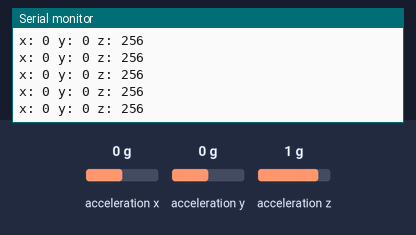
Simulated run of this sketch. Board: Arduino Uno, built with avr-gcc and run on an emulated ATmega328P. On the bench: the last lines printed to the serial monitor. Wiring (inferred from the names in the program): ADXL345 accelerometer at I2C address 0x53. The inputs (shaded band) are chosen by the test bench; at power-on: acceleration x 0 g, acceleration y 0 g, acceleration z 1 g.

Above: at 1.2 s.
1.3 s: acceleration x set to -1.4 g
At 2.4 s:
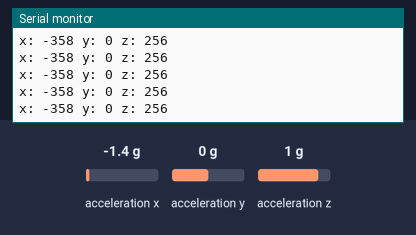
2.8 s: acceleration y set to -1.4 g
At 3.4 s:
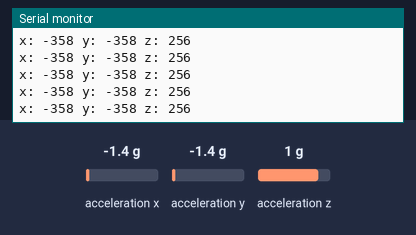
5.8 s: acceleration z set to -1.4 g
At 6.4 s:
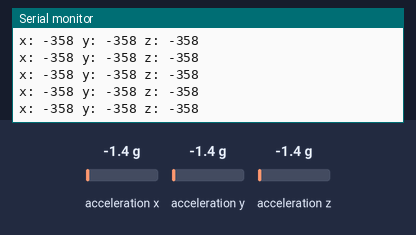

Measured:
- after the input at 1.3 s, the serial monitor: prints a new line at once (image 1)
- after the input at 2.8 s, the serial monitor: prints a new line at once (image 2)
- after the input at 5.8 s, the serial monitor: prints a new line at once (image 3)

The sketch:

ADXL345_bare.ino
```cpp
// (licence header left out)
// Cabling for i2c using Sparkfun breakout with an Arduino Uno / Duemilanove:
// Arduino <-> Breakout board
// Gnd      -  GND
// 3.3v     -  VCC
// 3.3v     -  CS
// Analog 4 -  SDA
// Analog 5 -  SLC

// Cabling for i2c using Sparkfun breakout with an Arduino Mega / Mega ADK:
// Arduino <-> Breakout board
// Gnd      -  GND
// 3.3v     -  VCC
// 3.3v     -  CS
// 20       -  SDA
// 21       -  SLC

#include <Wire.h>

#define DEVICE (0x53) // Device address as specified in data sheet

byte _buff[6];

char POWER_CTL = 0x2D;        //Power Control Register
char DATA_FORMAT = 0x31;
char DATAX0 = 0x32;        //X-Axis Data 0
char DATAX1 = 0x33;        //X-Axis Data 1
char DATAY0 = 0x34;        //Y-Axis Data 0
char DATAY1 = 0x35;        //Y-Axis Data 1
char DATAZ0 = 0x36;        //Z-Axis Data 0
char DATAZ1 = 0x37;        //Z-Axis Data 1

char INT_SOURCE = 0x30;    // GET INTERUBTS
uint8_t dataRDY = 7;        // Data ready bit (on INT_SOURCE)

void setup()
{
  Wire.begin();        // join i2c bus (address optional for master)
  Serial.begin(57000);  // start serial for output. Make sure you set your Serial Monitor to the same!
  Serial.print("init");

  //Put the ADXL345 into +/- 4G range by writing the value 0x01 to the DATA_FORMAT register.
  //Put the ADXL345 into +/- 2G range by writing the value 0x00 to the DATA_FORMAT register.
  writeTo(DATA_FORMAT, 0x00);

  //Put the ADXL345 into Measurement Mode by writing 0x08 to the POWER_CTL register.
  writeTo(POWER_CTL, 0x08);
}

void loop()
{
  readAccel(); // read the x/y/z tilt
  delay(10); // read 100 Hz
}

void readAccel() {
  uint8_t howManyBytesToRead = 6;

//  readFrom( INT_SOURCE, 1, _buff);
//  Serial.print("INT: ");
//  Serial.println( bitRead(_buff[0], dataRDY));
// HAS BEEN CHECKED ALWAYS READY AT 100 Hz read.


  readFrom( DATAX0, howManyBytesToRead, _buff); //read the acceleration data from the ADXL345

  // each axis reading comes in 10 bit resolution, ie 2 bytes.  Least Significat Byte first!!
  // thus we are converting both bytes in to one int
  int x = (((int)_buff[1]) << 8) | _buff[0];
  int y = (((int)_buff[3]) << 8) | _buff[2];
  int z = (((int)_buff[5]) << 8) | _buff[4];
  Serial.print("x: ");
  Serial.print( x );
  Serial.print(" y: ");
  Serial.print( y );
  Serial.print(" z: ");
  Serial.println( z );
}

void writeTo(byte address, byte val) {
  Wire.beginTransmission(DEVICE); // start transmission to device
  Wire.write(address);             // send register address
  Wire.write(val);                 // send value to write
  Wire.endTransmission();         // end transmission
}

// Reads num bytes starting from address register on device in to _buff array
void readFrom(byte address, int num, byte _buff[]) {
  Wire.beginTransmission(DEVICE); // start transmission to device
  Wire.write(address);             // sends address to read from
  Wire.endTransmission();         // end transmission

  Wire.beginTransmission(DEVICE); // start transmission to device
  Wire.requestFrom(DEVICE, num);    // request 6 bytes from device

  int i = 0;
  while(Wire.available())         // device may send less than requested (abnormal)
  {
    _buff[i] = Wire.read();    // receive a byte
    i++;
  }
  Wire.endTransmission();         // end transmission
}


int GetBits3(byte b, int offset, int count)
{
return (b >> offset) & ((1 << count) - 1);
}
```

itg3200.cpp
```cpp
// (licence header left out)
#include <Wire.h>
//#include "WConstants.h"
#include "itg3200.h"

byte _buff[8];

ITG3200::ITG3200()
{
  Wire.begin();
};

void ITG3200::begin(int address)
{
  _gyro_address = address;
  write(GYRO_REG_PWR_MGM, 0);
  write(GYRO_REG_SMPLRT_DIV, 0x63);
  write(GYRO_REG_DLPF_FS, 0x1E);
  write(GYRO_REG_INT_CFG, 0);
}

void ITG3200::begin(int address,byte pwr_mgm, byte fs_lpf, byte smplrt_div, byte int_cfg) {
  // Power Management
  _gyro_address = address;
  write(GYRO_REG_PWR_MGM, pwr_mgm);

  // Sample rate divider
  //_smplrt_div = smplrt_div;
  write(GYRO_REG_SMPLRT_DIV, smplrt_div);

  //Frequency select and digital low pass filter
  //_fs_lpf = fs_lpf;
  write(GYRO_REG_DLPF_FS, 0x1F & fs_lpf);

  //Interrupt configuration
  //_int_cfg = int_cfg;
  write(GYRO_REG_INT_CFG, 0xF5 & int_cfg);
}

String ITG3200::readGyro() {
  uint8_t howManyBytesToRead = 8;

//  readFrom( INT_SOURCE, 1, _buff);
//  Serial.print("INT: ");
//  Serial.println( bitRead(_buff[0], dataRDY));
// HAS BEEN CHECKED ALWAYS READY AT 100 Hz read.


  readFrom( GYRO_REG_TEMP_H, howManyBytesToRead, _buff); //read the acceleration data from the ADXL345

  // each axis reading comes in 10 bit resolution, ie 2 bytes.  Most Significat Byte first.
  // thus we are converting both bytes in to one int
  int t = (int)(_buff[0] << 8 | _buff[1]) ;
  int x = (((int)_buff[2]) << 8) | _buff[3];
  int y = (((int)_buff[4]) << 8) | _buff[5];
  int z = (((int)_buff[6]) << 8) | _buff[7];

  return String(String(t, DEC) + ';' + String(x, DEC) + ';' + String(y, DEC) +';' + String(z, DEC) );
}

float ITG3200::getX() {
  return (float)(read(GYRO_REG_X_L) | read(GYRO_REG_X_H)<<8)/GYRO_SENSITIVITY;
}

float ITG3200::getY() {
  return (float)(read(GYRO_REG_Y_L) | read(GYRO_REG_Y_H)<<8)/GYRO_SENSITIVITY;
}

float ITG3200::getZ() {
  return (float)(read(GYRO_REG_Z_L) | read(GYRO_REG_Z_H)<<8)/GYRO_SENSITIVITY;
}

float ITG3200::getTemperature(){
  return (((float)((read(GYRO_REG_TEMP_L) | read(GYRO_REG_TEMP_H)<<8) + GYRO_TEMP_OFFSET))/GYRO_TEMP_SENSITIVITY) + GYRO_TEMP_OFFSET_CELSIUS;
}

void ITG3200::reset() {
  write(GYRO_REG_PWR_MGM, GYRO_RESET);
}

void ITG3200::sleep() {
  byte t = read(GYRO_REG_PWR_MGM);
  write(GYRO_REG_PWR_MGM, t | GYRO_SLEEP);
}

void ITG3200::wake(){
  byte t = read(GYRO_REG_PWR_MGM);
  write(GYRO_REG_PWR_MGM, t & ~GYRO_SLEEP);
}

void ITG3200::standBy(byte axis) {
  byte t = read(GYRO_REG_PWR_MGM);
  write(GYRO_REG_PWR_MGM, t & ~axis);
}

byte ITG3200::getAddress()
{
  return read(GYRO_REG_WHOAMI);
}

void ITG3200::setAddress(byte newAddress)
{
  write(GYRO_REG_WHOAMI, newAddress);
}

void ITG3200::setInterruptConfig(byte config)
{
  // bit 3 and 1 must be zero
  write(GYRO_REG_INT_CFG, 0xF5 & config);
}

bool ITG3200::isInterruptRawDataReady()
{
  byte result = read(GYRO_REG_INT_STS);
  return (result & GYRO_INT_DATA) == GYRO_INT_DATA;
}

bool ITG3200::isInterruptReady()
{
  byte result = read(GYRO_REG_INT_STS);
  return (result & GYRO_INT_READY) == GYRO_INT_READY;
}

byte ITG3200::getInterruptConfig()
{
  return read(GYRO_REG_INT_CFG);
}

void ITG3200::setClockSource(byte clockSource)
{
  if (clockSource >= 6) // 6 and 7 are reserved
    return;
  write(GYRO_REG_PWR_MGM, 0xF8 & clockSource);
}

void ITG3200::write(byte reg, byte val) {
  Wire.beginTransmission(_gyro_address);
  Wire.write(reg);
  Wire.write(val);
  Wire.endTransmission();
}

byte ITG3200::read(byte reg) {
  Wire.beginTransmission(_gyro_address);
  Wire.write(reg);
  Wire.endTransmission();
  Wire.beginTransmission(_gyro_address);
  Wire.requestFrom(_gyro_address,  1);
  while (Wire.available() ==0) {}; // block unil data is available
  byte buf = Wire.read();
  Wire.endTransmission();
  return buf;
}

// Reads num bytes starting from address register on device in to _buff array
void ITG3200::readFrom(byte address, int num, byte _buff[]) {
  Wire.beginTransmission(_gyro_address); // start transmission to device
  Wire.write(address);             // sends address to read from
  Wire.endTransmission();         // end transmission

  Wire.beginTransmission(_gyro_address); // start transmission to device
  Wire.requestFrom(_gyro_address, num);    // request 6 bytes from device

  int i = 0;
  while(Wire.available())         // device may send less than requested (abnormal)
  {
    _buff[i] = Wire.read();    // receive a byte
    i++;
  }
  Wire.endTransmission();         // end transmission
}
```

itg3200.h
```cpp
// (licence header left out)
#include <Wire.h>

#ifndef ITG3200_H_
#define ITG3200_H_

typedef uint8_t byte;

class ITG3200
{
  public:
    static const float GYRO_SENSITIVITY = 14.375;
    static const byte GYRO_RESET=0x80;
    static const byte GYRO_SLEEP=0x40;
    static const byte GYRO_STBY_X=0x20;
    static const byte GYRO_STBY_Y=0x10;
    static const byte GYRO_STBY_Z=0x08;
    static const byte GYRO_CLK_INT=0x0;
    static const byte GYRO_CLK_X=0x1;
    static const byte GYRO_CLK_Y=0x2;
    static const byte GYRO_CLK_Z=0x3;
    static const byte GYRO_CLK_EXT32=0x4;
    static const byte GYRO_CLK_EXT19=0x5;

    static const byte GYRO_X=0x1;
    static const byte GYRO_Y=0x2;
    static const byte GYRO_Z=0x4;

    static const byte GYRO_ADDR_0=0x68;
    static const byte GYRO_ADDR_1=0x69;


    static const byte GYRO_FS_2000=0x18;
    static const byte GYRO_LPF_256_8K=0x0;
    static const byte GYRO_LPF_188_1K=0x1;
    static const byte GYRO_LPF_98_1K=0x2;
    static const byte GYRO_LPF_42_1K=0x3;
    static const byte GYRO_LPF_20_1K=0x4;
    static const byte GYRO_LPF_10_1K=0x5;
    static const byte GYRO_LPF_5_1K=0x6; // 5Hz LPF

    static const byte GYRO_INT_ACTLO=0x80; // INT logic level = Active Low
    static const byte GYRO_INT_ACTHI=0x00; // INT logic level = Active High
    static const byte GYRO_INT_OPEND=0x40; // INT drive type = Open Drain
    static const byte GYRO_INT_PUSHP=0x00; // INT drive type = Push Pull
    static const byte GYRO_INT_LATCH=0x20; // INT Latch mode = until interrupt is cleared
    static const byte GYRO_INT_PULSE=0x00; // INT Latch mode = 50us pulse
    static const byte GYRO_INT_CLRRD=0x10; // INT clear method = any register ready
    static const byte GYRO_INT_STSRD=0x00; // INT clear method = status reg. read
    static const byte GYRO_INT_RDYEN=0x04; // INT Ready Enable
    static const byte GYRO_INT_RAWEN=0x01; // INT Raw Data Ready Enable

    ITG3200();
    void begin(int gyro_address);
    void begin(int gyro_address, byte pwr_mgm, byte fs_lpf, byte smplrt_div, byte int_cfg);
    void reset();
    void sleep();
    void standBy(byte axis);
    void wake();
    void setInterruptConfig(byte config);
    byte getInterruptConfig();
    bool isInterruptRawDataReady();
    bool isInterruptReady();
    String readGyro();
    float getX();
    float getY();
    float getZ();
    float getTemperature();
    byte getAddress();
    void setAddress(byte newAddress);
    void setClockSource(byte clockSource);


  private:
    static const byte GYRO_REG_WHOAMI=0x00;
    static const byte GYRO_REG_SMPLRT_DIV=0x15;
    static const byte GYRO_REG_DLPF_FS=0x16;
    static const byte GYRO_REG_INT_CFG=0x17;
    static const byte GYRO_REG_INT_STS=0X1A;

    static const byte GYRO_REG_TEMP_H=0x1B;
    static const byte GYRO_REG_TEMP_L=0x1C;
    static const byte GYRO_REG_X_H=0x1D;
    static const byte GYRO_REG_X_L=0x1E;
    static const byte GYRO_REG_Y_H=0x1F;
    static const byte GYRO_REG_Y_L=0x20;
    static const byte GYRO_REG_Z_H=0x21;
    static const byte GYRO_REG_Z_L=0x22;
    static const byte GYRO_REG_PWR_MGM=0x3E;

    static const byte GYRO_INT_READY=0x04; // Enable interrupt when device is ready
    static const byte GYRO_INT_DATA=0x01; // Enable interrupt when data is available

    static const float GYRO_TEMP_SENSITIVITY = 280.0;
    static const int GYRO_TEMP_OFFSET = 13200;
    static const float GYRO_TEMP_OFFSET_CELSIUS = 35.0;
    int _gyro_address;
    void write(byte reg, byte val);
    byte read(byte reg);
    void readFrom(byte address, int num, byte _buff[]);
};


#endif
```
